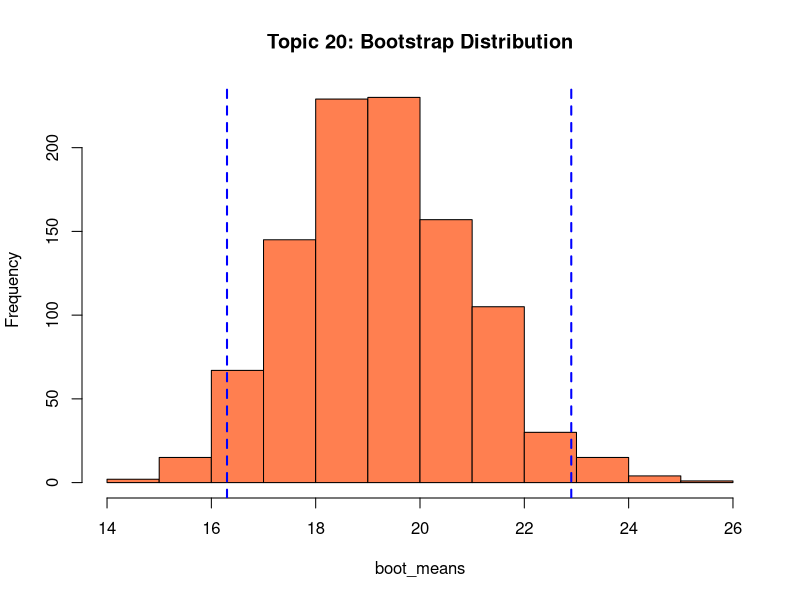

This chart was generated by the following R code:
#Topic 20:Bootstrap and resampling methods
set.seed(3); x <- c(12,15,14,10,18,16,13,17)
boot <- replicate(5000, mean(sample(x,length(x),replace=TRUE)))
mean(x); sd(boot); quantile(boot,c(.025,.975))
data <- c(12, 15, 14, 19, 22, 25, 30, 18, 17, 21)
boot_means <- replicate(1000, mean(sample(data, replace = TRUE)))
ci_bounds <- quantile(boot_means, c(0.025, 0.975))
boot_df <- data.frame(
  Original_Mean = mean(data),
  Bootstrap_Mean = mean(boot_means),
  Bootstrap_SE = sd(boot_means),
  CI_Lower_2.5 = as.numeric(ci_bounds[1]),
  CI_Upper_97.5 = as.numeric(ci_bounds[2])
)
write.csv(boot_df, "Topic_20_Bootstrap_Results.csv", row.names = FALSE)

hist(boot_means, col = "coral", main = "Topic 20: Bootstrap Distribution")
abline(v = quantile(boot_means, c(0.025, 0.975)), col = "blue", lwd = 2, lty = 2)
